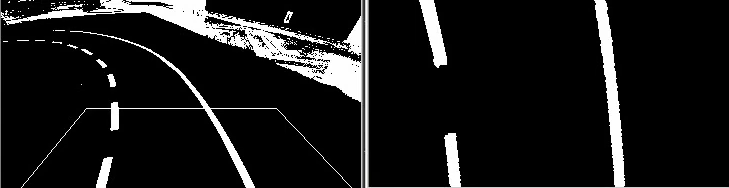
#> input picture src/vision/road/perspective_poly.png, 729 x 188 px, given in place of the camera
$ python road_dtct.py
#> lines starting #> are read from the running program, lines starting #| are printed output that depends on the picture; after the words box and inside, x2 and y2 are one past the last pixel; in counts of white or black regions, pixels touching at a corner belong together
import cv2
import numpy as np
import math
import serial
import time

# --- НАСТРОЙКИ ---
SERIAL_PORT = '/dev/ttyACM0'
BAUD_RATE = 9600
IMG_SIZE = (360, 200)
CENTER_X = IMG_SIZE[0] // 2

# !!! ГЛАВНАЯ НАСТРОЙКА !!!
# Если робот едет слишком близко к правой линии -> УВЕЛИЧЬ это число (поставь 200, 220)
# Если робот едет слишком близко к левой линии -> УМЕНЬШИ это число
LANE_WIDTH = 210

# Сколько кадров помнить линию, если она исчезла (для пунктира)
MEMORY_FRAMES = 10

try:
    ser = serial.Serial(SERIAL_PORT, BAUD_RATE, timeout=0.1)
    time.sleep(2)
    print(f"✅ Подключено к {SERIAL_PORT}")
except Exception as e:
    print(f"❌ Ошибка Serial: {e}"); ser = None

cap = cv2.VideoCapture(0)

# Перспектива (подстрой src под свою камеру, если линии кривые)
src = np.float32([[10, 190], [350, 190], [270, 110], [90, 110]])
dst = np.float32([[80, 200], [280, 200], [280, 0], [80, 0]])
M = cv2.getPerspectiveTransform(src, dst)
Minv = cv2.getPerspectiveTransform(dst, src)

# Переменные памяти (храним последние найденные линии)
last_l_fit = None
last_r_fit = None
lost_l_counter = 0
lost_r_counter = 0
last_sent_data = ""
last_servo_val = 90

while True:
    ret, frame = cap.read()
#> frame is the input picture: shape (188, 729, 3); mean B, G, R 26, 26, 26
    if not ret: break

    frame = cv2.resize(frame, IMG_SIZE)
#> frame: shape (200, 360, 3)

    # 1. HLS фильтр (белый цвет)
    hls = cv2.cvtColor(frame, cv2.COLOR_BGR2HLS)
#> hls: shape (200, 360, 3); mean of channels 0, 1, 2 0.1, 26.1, 0.1
    mask = cv2.inRange(hls, np.array([0, 150, 0]), np.array([180, 255, 255]))
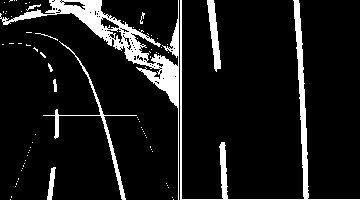
#> mask: shape (200, 360); 10% white; 77 white regions (67 under 20 px), largest, box (x1, y1, x2, y2) and area: (0, 0, 179, 200) 3579, (180, 0, 360, 200) 2011, (43, 41, 137, 200) 702

    # Морфология (убираем шум)
    kernel = np.ones((5,5), np.uint8)
    mask = cv2.morphologyEx(mask, cv2.MORPH_OPEN, kernel)
#> mask: shape (200, 360); 5.7% white; 17 white regions, largest, box (x1, y1, x2, y2) and area: (294, 0, 309, 198) 1086, (52, 0, 108, 37) 863, (159, 57, 179, 105) 678
    mask = cv2.morphologyEx(mask, cv2.MORPH_CLOSE, kernel)
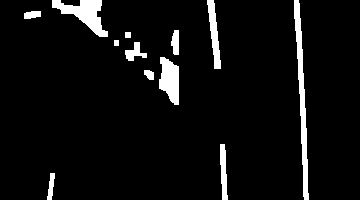
#> mask: shape (200, 360); 5.9% white; 12 white regions, largest, box (x1, y1, x2, y2) and area: (294, 0, 309, 200) 1096, (52, 0, 108, 37) 907, (159, 57, 179, 105) 687

    warped = cv2.warpPerspective(mask, M, IMG_SIZE)
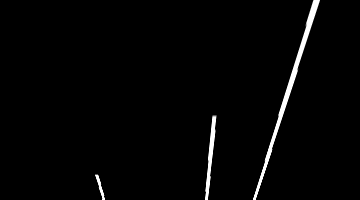
#> warped: shape (200, 360); min 0, max 255, mean 4.7
    bev_debug = cv2.cvtColor(warped, cv2.COLOR_GRAY2BGR)

    # 2. Поиск линий (Гистограмма)
    histogram = np.sum(warped[int(warped.shape[0]/2):,:], axis=0)
#> histogram = 360 values, max 10782 at index 209, min 0 at index 0, mean 554.5
    midpoint = int(histogram.shape[0]/2)
#> midpoint = 180

    # Ищем базы линий
    leftx_base = np.argmax(histogram[:midpoint])
#> leftx_base = 99
    rightx_base = np.argmax(histogram[midpoint:]) + midpoint
#> rightx_base = 209

    # Проверяем, есть ли там вообще пиксели (защита от пустых мест)
    left_detected_now = histogram[leftx_base] > 50
#> left_detected_now = True
    right_detected_now = histogram[rightx_base] > 50
#> right_detected_now = True

    # Скользящие окна
    nz = warped.nonzero()
#> nz = 1573 positions, rows 0 to 199, columns 95 to 319
    ny, nx = np.array(nz[0]), np.array(nz[1])
#> ny = 1573 values from 0 to 199; nx = 1573 values, max 319 at index 6, min 95 at index 1281, mean 258.3
    l_inds, r_inds = [], []
    win_h, margin = 20, 50
    cur_l, cur_r = leftx_base, rightx_base
#> cur_l = 99; cur_r = 209

    for w in range(9):
        y_low, y_high = warped.shape[0]-(w+1)*win_h, warped.shape[0]-w*win_h

        if left_detected_now:
            l_idx = ((ny >= y_low) & (ny < y_high) & (nx >= cur_l-margin) & (nx < cur_l+margin)).nonzero()[0]
            l_inds.append(l_idx)
            if len(l_idx) > 20: cur_l = int(np.mean(nx[l_idx]))

        if right_detected_now:
            r_idx = ((ny >= y_low) & (ny < y_high) & (nx >= cur_r-margin) & (nx < cur_r+margin)).nonzero()[0]
            r_inds.append(r_idx)
            if len(r_idx) > 20: cur_r = int(np.mean(nx[r_idx]))
#> this loop made 9 passes
#> (cur_l, cur_r) on passes 1 to 2: (100, 226), (96, 235)
#> cur_r on passes 3 to 8: 239, 242, 269, 288, 294, 300
#> after the loop, l_inds = 9 items; r_inds = 9 items

    try:
        ploty = np.linspace(0, warped.shape[0]-1, 20)
#> ploty = 20 values from 0 to 199
        l_fit, r_fit = None, None

        # --- ЛОГИКА ПАМЯТИ (Для прерывистых линий) ---

        # Обработка ЛЕВОЙ линии
        if l_inds:
            l_inds_concat = np.concatenate(l_inds)
#> l_inds_concat = 92 values, max 1566 at index 69, min 1281 at index 70, mean 1423.7
            if len(l_inds_concat) > 50:
                l_fit = np.polyfit(ny[l_inds_concat], nx[l_inds_concat], 2)
#> l_fit = [-0.000605, 0.509, 25.91]
                last_l_fit = l_fit # Обновляем память
#> last_l_fit = [-0.000605, 0.509, 25.91]
                lost_l_counter = 0

        # Если левой линии сейчас нет, но в памяти она свежая -> берем из памяти
        if l_fit is None and last_l_fit is not None and lost_l_counter < MEMORY_FRAMES:
            l_fit = last_l_fit
            lost_l_counter += 1
        elif l_fit is None:
            lost_l_counter += 1

        # Обработка ПРАВОЙ линии
        if r_inds:
            r_inds_concat = np.concatenate(r_inds)
#> r_inds_concat = 1310 values, max 1572 at index 132, min 153 at index 1178, mean 815.8
            if len(r_inds_concat) > 50:
                r_fit = np.polyfit(ny[r_inds_concat], nx[r_inds_concat], 2)
#> r_fit = [0.000373, -0.647, 331.6]
                last_r_fit = r_fit # Обновляем память
#> last_r_fit = [0.000373, -0.647, 331.6]
                lost_r_counter = 0

        if r_fit is None and last_r_fit is not None and lost_r_counter < MEMORY_FRAMES:
            r_fit = last_r_fit
            lost_r_counter += 1
        elif r_fit is None:
            lost_r_counter += 1

        # --- РАСЧЕТ ЦЕНТРА ---

        if l_fit is not None and r_fit is not None:
            # Видим ОБЕ линии (или помним обе) -> Идеальный центр
            center_fit = (l_fit + r_fit) / 2
#> center_fit = [-0.000116, -0.0689, 178.8]

            # (Опционально) Можно подправлять LANE_WIDTH автоматически, если видим обе
            # real_width = (r_fit[2] - l_fit[2])
            # LANE_WIDTH = int(real_width)

        elif r_fit is not None:
            # Видим только ПРАВУЮ -> Отступаем влево на LANE_WIDTH
            center_fit = r_fit.copy()
            center_fit[2] -= (LANE_WIDTH / 2) # Делим на 2, чтобы попасть в центр

            # Но если мы хотим ехать ровно посередине между линиями,
            # координата центра = Правая - (Половина ширины дороги)
            # В данном коде LANE_WIDTH - это полная ширина дороги.
            # Поэтому центр будет: r_fit - (LANE_WIDTH / 2)
            # Исправляем логику для точности:
            l_fit_simulated = r_fit.copy()
            l_fit_simulated[2] -= LANE_WIDTH
            center_fit = (l_fit_simulated + r_fit) / 2

        elif l_fit is not None:
            # Видим только ЛЕВУЮ (пунктир появился) -> Отступаем вправо
            r_fit_simulated = l_fit.copy()
            r_fit_simulated[2] += LANE_WIDTH
            center_fit = (l_fit + r_fit_simulated) / 2

        else:
            raise ValueError("All lines lost")

        # --- УПРАВЛЕНИЕ ---
        y_bottom = float(warped.shape[0] - 1)
#> y_bottom = 199
        y_ahead = y_bottom - 60
#> y_ahead = 139

        x_center_bottom = center_fit[0]*y_bottom**2 + center_fit[1]*y_bottom + center_fit[2]
#> x_center_bottom = 160.5
        x_center_ahead = center_fit[0]*y_ahead**2 + center_fit[1]*y_ahead + center_fit[2]
#> x_center_ahead = 166.9

        offset_error = x_center_bottom - CENTER_X
#> offset_error = -19.54
        angle_deg = math.degrees(math.atan2(x_center_ahead - x_center_bottom, y_bottom - y_ahead))
#> angle_deg = 6.17

        # P-регулятор
        target_servo = int(90 + angle_deg + (offset_error * 0.4))
#> target_servo = 88

        # Сглаживание
        servo_val = int(last_servo_val * 0.7 + target_servo * 0.3)
#> servo_val = 89
        servo_val = max(50, min(130, servo_val))
        last_servo_val = servo_val
#> last_servo_val = 89

        # Отправка
        data_to_send = f"1;{servo_val}\n"
        if ser and data_to_send != last_sent_data:
            ser.write(data_to_send.encode())
            last_sent_data = data_to_send
            print(f"Angle: {servo_val} | Offset: {int(offset_error)} | Using Memory: L={lost_l_counter}, R={lost_r_counter}")
#| Angle: 89 | Offset: -19 | Using Memory: L=0, R=0

        # --- ОТРИСОВКА ---
        road_canvas = np.zeros_like(frame)

        # Рисуем линии, если они есть (или в памяти)
        if l_fit is not None:
            l_x = l_fit[0]*ploty**2 + l_fit[1]*ploty + l_fit[2]
#> l_x = 20 values from 25.91 to 103.2
            cv2.polylines(road_canvas, [np.int32(np.transpose(np.vstack([l_x, ploty])))], False, (0, 255, 255), 3) # Желтая левая
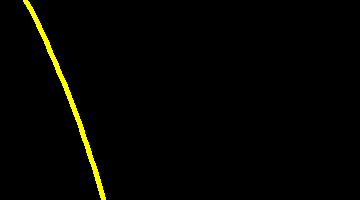
#> road_canvas: shape (200, 360, 3); mean of channels 0, 1, 2 0, 3.9, 3.9; drawn as B, G, R

        if r_fit is not None:
            r_x = r_fit[0]*ploty**2 + r_fit[1]*ploty + r_fit[2]
#> r_x = 20 values, max 331.6 at index 0, min 217.7 at index 19, mean 272.3
            cv2.polylines(road_canvas, [np.int32(np.transpose(np.vstack([r_x, ploty])))], False, (0, 0, 255), 3) # Красная правая

        # Рисуем центр (синяя)
        c_x = center_fit[0]*ploty**2 + center_fit[1]*ploty + center_fit[2]
#> c_x = 20 values, max 178.8 at index 0, min 160.5 at index 19, mean 170.3
        cv2.polylines(road_canvas, [np.int32(np.transpose(np.vstack([c_x, ploty])))], False, (255, 255, 0), 4)

        overlay = cv2.warpPerspective(road_canvas, Minv, IMG_SIZE)
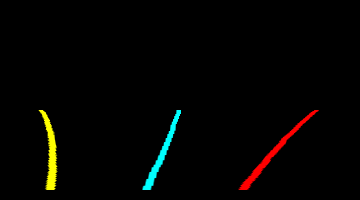
#> overlay: shape (200, 360, 3); mean of channels 0, 1, 2 1.8, 3.8, 4.1; drawn as B, G, R
        frame = cv2.addWeighted(frame, 1, overlay, 0.6, 0)
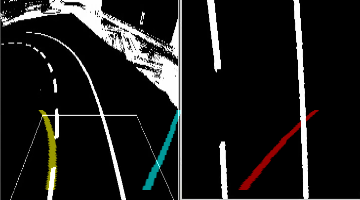
#> frame: shape (200, 360, 3); mean B, G, R 27.2, 28.2, 28.3

    except Exception:
        cv2.putText(frame, "SEARCHING...", (10, 50), 1, 2, (0, 0, 255), 2)
        if ser: ser.write(b"1;90\n")

    cv2.imshow("Dual Lane Memory", np.hstack((frame, bev_debug)))
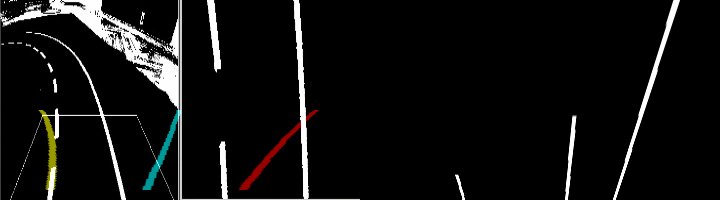
#> window 'Dual Lane Memory': shape (200, 720, 3); mean B, G, R 15.9, 16.4, 16.5
    if cv2.waitKey(1) == ord('q'): break
#> (key q is pressed here)

if ser: ser.close()
cap.release()
cv2.destroyAllWindows()

$ run again, on src/vision/road/sliding_windows.png
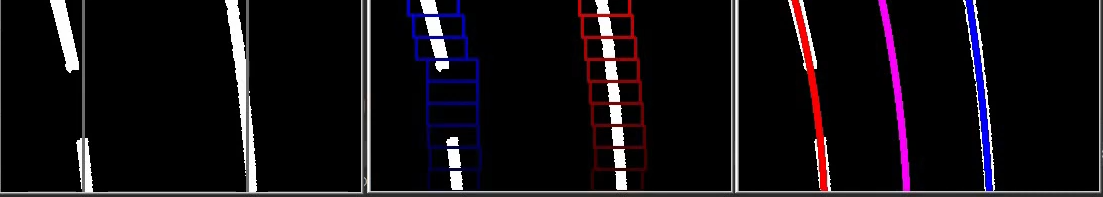
#> input picture src/vision/road/sliding_windows.png, 1103 x 197 px, given in place of the camera
#> frame is the input picture: shape (197, 1103, 3); mean B, G, R 20.1, 15.7, 20
#> hls: shape (200, 360, 3); mean of channels 0, 1, 2 18.1, 18.6, 36.1
#> `mask = cv2.morphologyEx(mask, cv2.MORPH_OPEN, kernel)`:
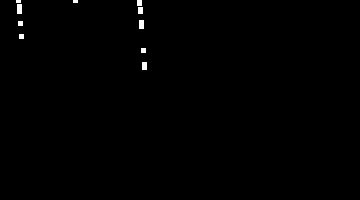
#> mask: shape (200, 360); 0.42% white; 10 white regions (2 under 20 px), largest, box (x1, y1, x2, y2) and area: (17, 4, 22, 14) 50, (139, 20, 144, 29) 45, (142, 62, 147, 70) 40
#> warped: shape (200, 360); every value is 0
#> bev_debug: shape (200, 360, 3); every value is 0
#> histogram = 360 values from 0 to 0
#> leftx_base = 0
#> rightx_base = 180
#> left_detected_now = False
#> nz = (empty array, empty array)
#> ny = empty array
#> cur_l = 0; cur_r = 180
#> after the loop `for w in range(9):`: l_inds = []
#> `cv2.imshow("Dual Lane Memory", np.hstack((frame, bev_debug)))`:
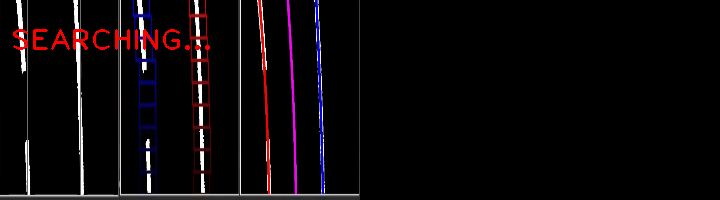
#> window 'Dual Lane Memory': shape (200, 720, 3); mean B, G, R 9.4, 7.3, 11.7
